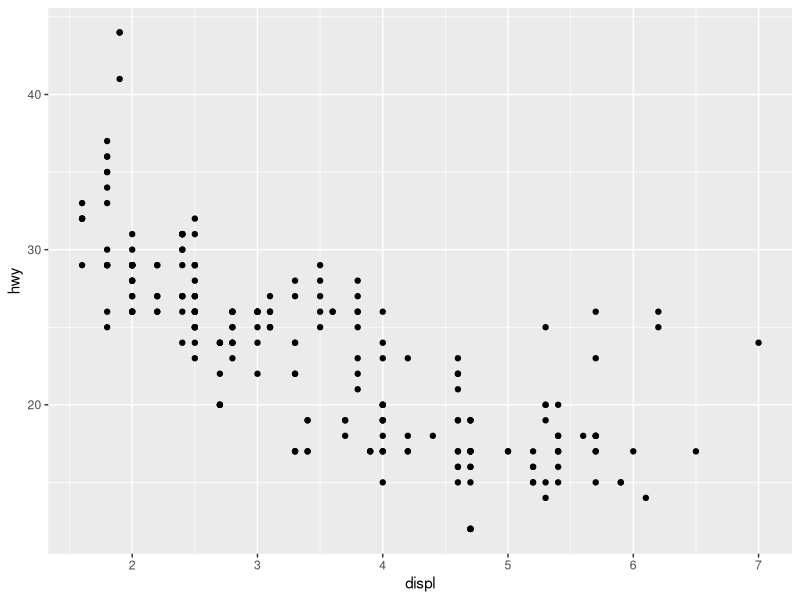
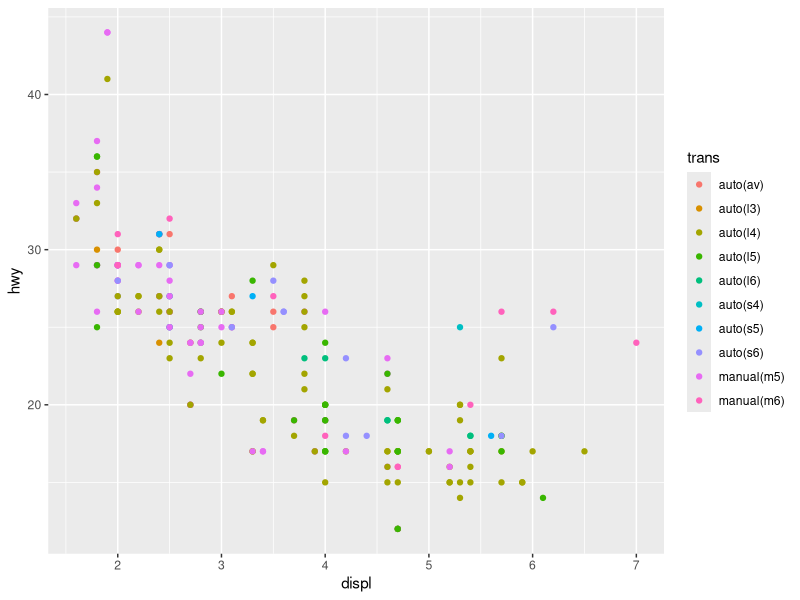
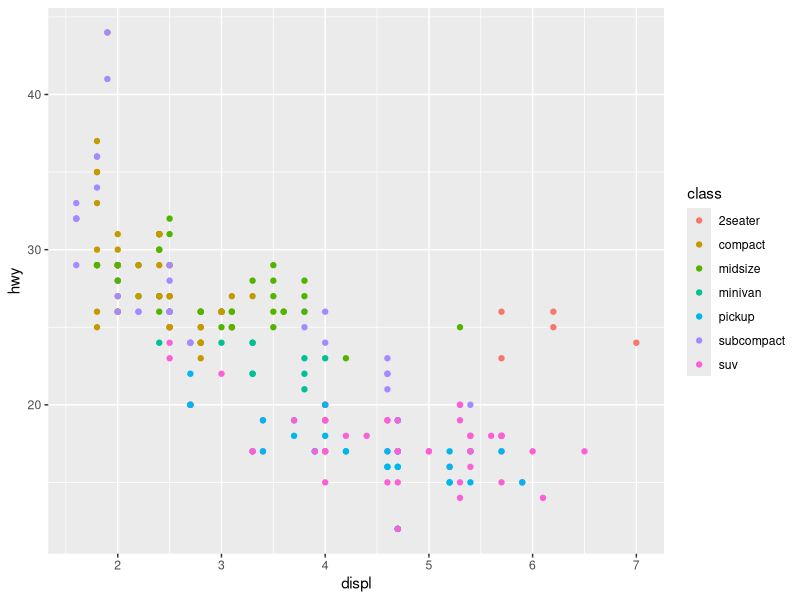
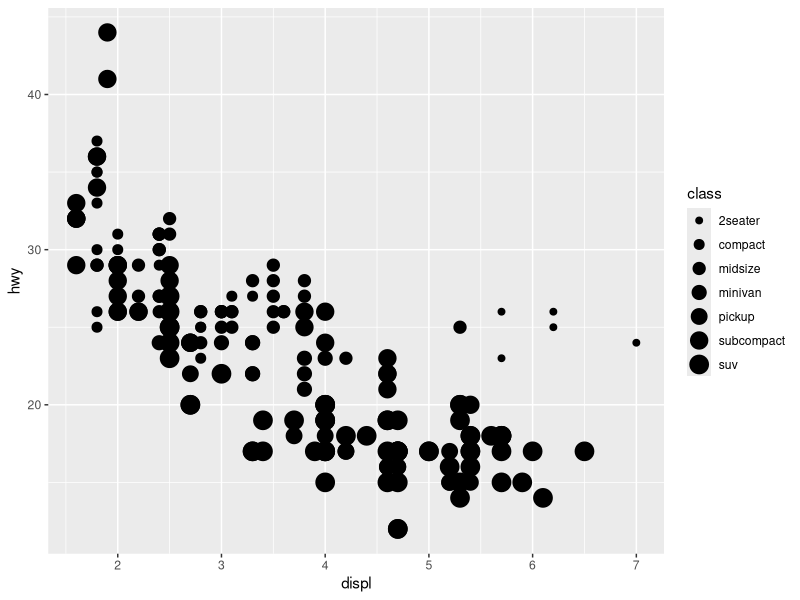
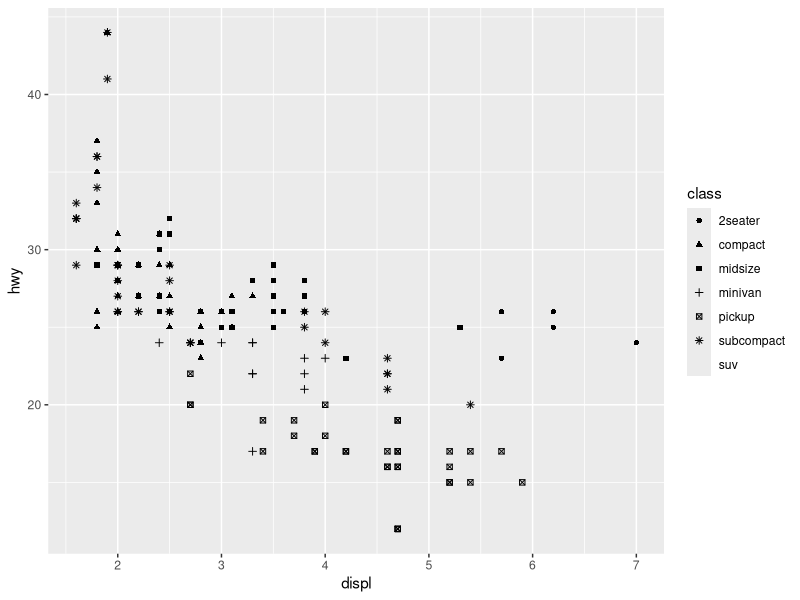
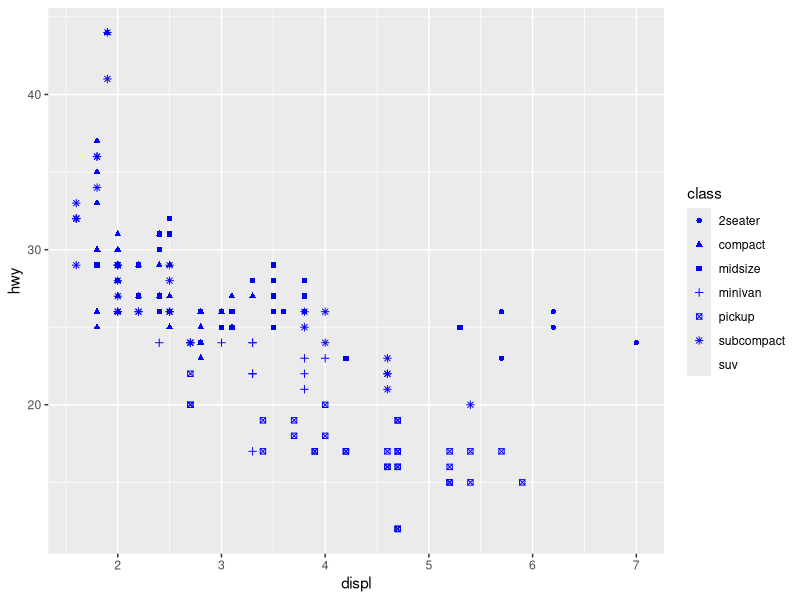
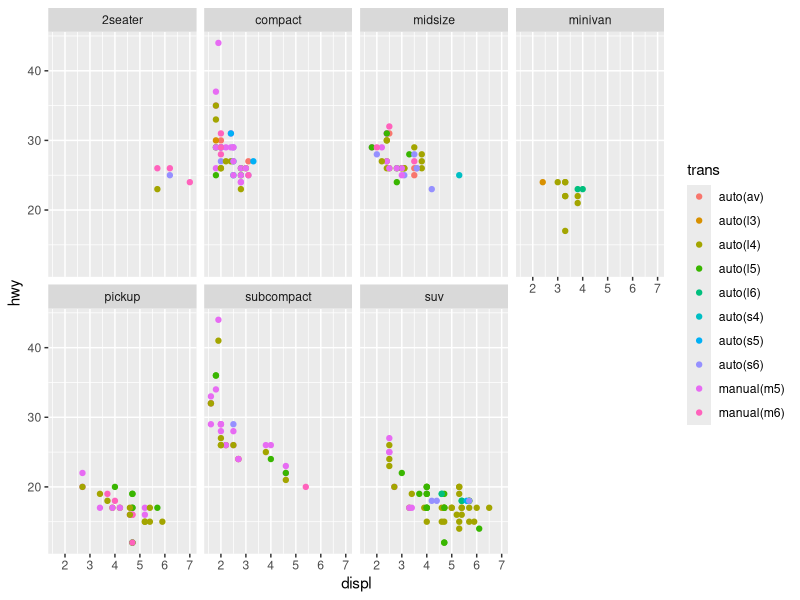
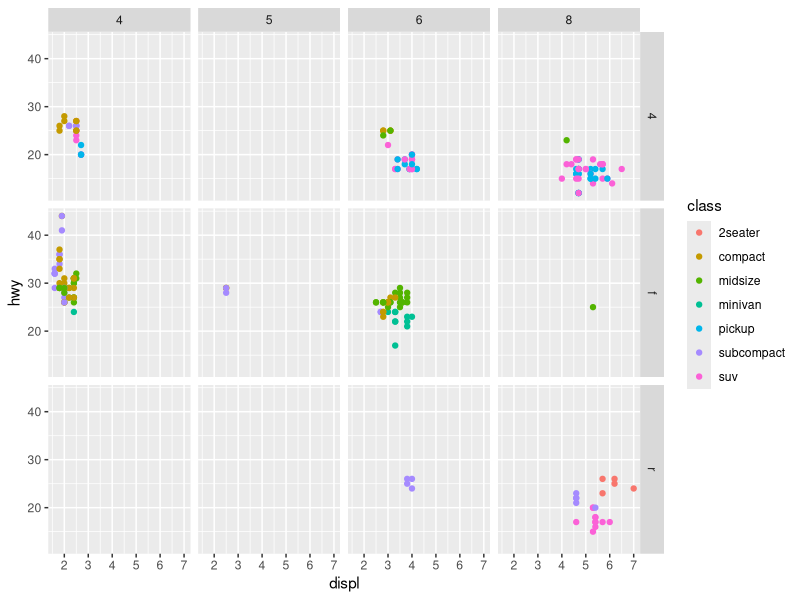

The R script that drew these images, in order:
## ---- chunk 1
library(tidyverse)

?mpg #o ? antes do comando apresenta informações sobre ele
mpg # base de dados padrão do R




## ---- chunk 2
ggplot(data = mpg)+geom_point(mapping = aes(x= displ, y= hwy))
ggplot(data = mpg)+geom_point(mapping = aes(x= displ, y= hwy, color = trans))
ggplot(data = mpg)+geom_point(mapping = aes(x= displ, y= hwy, color = class))
## ---- chunk 3
ggplot(data = mpg)+geom_point(mapping = aes(x= displ, y= hwy, size = class))
## ---- chunk 4
ggplot(data = mpg)+geom_point(mapping = aes(x= displ, y= hwy, shape = class))
## ---- chunk 5
ggplot(data = mpg)+geom_point(mapping = aes(x= displ, y= hwy, shape = class), color = "blue")

## ---- chunk 6

ggplot(data = mpg) +
  geom_point(mapping = aes(x= displ, y= hwy, color = trans)) + 
  facet_wrap(~class, nrow=2)
## ---- chunk 7
ggplot(data = mpg) +
  geom_point(mapping = aes(x= displ, y= hwy, color = class)) + 
  facet_grid(~drv ~cyl )


ggplot(data = mpg) +
  geom_point(mapping = aes(x= displ, y= hwy, color = trans)) + 
  facet_grid(~drv ~cyl )
## ---- chunk 8
diamonds #base de dados do R

ggplot(data = diamonds) +
  geom_bar(mapping = aes(x=cut, fill = cut)) 



ggplot(data = diamonds) +
  geom_bar(mapping = aes(x=cut, fill = clarity), position = "fill") 

#Atribuindo Cores
cor = c("red","yellow","black","blue","green")

ggplot(data = diamonds) +
  geom_bar(mapping = aes(x=cut, fill = cut), fill = cor)




## ---- chunk 9

